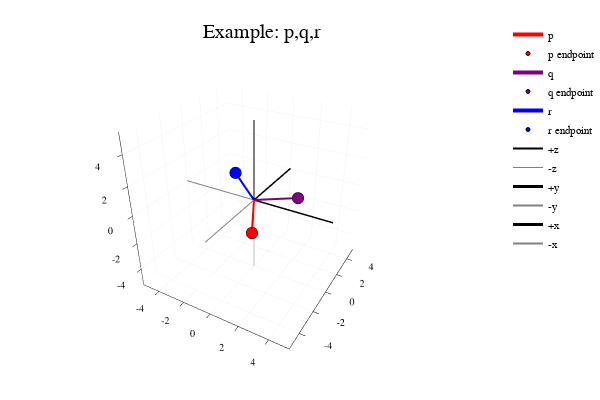

Source (notebook cell):
### Markdown cell above
## Preliminary example: plotting three vectors in $\mathbb{R}^3$

Each vector is plotted in standard position.  For example, the vector $\mathbf{\overline{x}}=\begin{bmatrix}x_1\\x_2\\x_3\end{bmatrix}$ starts at the origin and ends at the point $(x_1,x_2,x_3)$.

### Code cell
# Example 
using Plots
plotly()

xp=[0,p[1]];
yp=[0,p[2]];
zp=[0,p[3]];
plot3d(xp,yp,zp, title="Example: p,q,r", label='p', linecolor="red", linewidth=4, lims=[-5,5])
scatter!([p[1], p[1]],[p[2],p[2]],[p[3], p[3]], markercolor="red", markersize=2, label="p endpoint")
xq=[0,q[1]];
yq=[0,q[2]];
zq=[0,q[3]];
plot3d!(xq,yq,zq, label='q', linewidth=4, linecolor="purple")
scatter!([q[1],q[1]],[q[2],q[2]], [q[3],q[3]], markercolor="purple", markersize=2, label="q endpoint")
xr=[0,r[1]];
yr=[0,r[2]];
zr=[0,r[3]];
plot3d!(xr,yr, zr,label='r', linewidth=4, linecolor="blue")
scatter!([r[1], r[1]],[r[2],r[2]],[r[3],r[3]], markercolor="blue", markersize=2, label="r endpoint")

plot3d!([0,0],[0,0],[0,10],  label="+z", linecolor="black", linewidth=2,lims=[-5,5])
plot3d!([0,0],[0,0],[0,-10],  label="-z", linecolor="gray", linewidth=1,lims=[-5,5])
plot3d!([0,0],[0,10],[0,0],  label="+y", linecolor="black", linewidth=3,lims=[-5,5])
plot3d!([0,0],[0,-10],[0,0],  label="-y", linecolor="gray", linewidth=2,lims=[-5,5])
plot3d!([0,10],[0,0],[0,0],  label="+x", linecolor="black", linewidth=3,lims=[-5,5])
plot3d!([0,-10],[0,0],[0,0],  label="-x", linecolor="gray", linewidth=2,lims=[-5,5])

### Figure 1 — Plotly figure (JSON) as saved in the notebook; plotly's stock layout.template omitted (floating-point values rounded to 4 significant figures)
{"data": [{"colorbar": {"title": ""}, "hoverinfo": "text", "legendgroup": "p", "line": {"color": "rgba(255, 0, 0, 1.000)", "dash": "solid", "shape": "linear", "width": 4}, "mode": "lines", "name": "p", "showlegend": true, "text": [null, null], "type": "scatter3d", "x": [0, 1], "xaxis": "x1", "y": [0, -2], "yaxis": "y1", "z": [0, -1], "zmax": 0.1, "zmin": -0.1}, {"colorbar": {"title": ""}, "hoverinfo": "text", "legendgroup": "p endpoint", "marker": {"color": "rgba(255, 0, 0, 1.000)", "line": {"color": "rgba(0, 0, 0, 1.000)", "width": 1}, "size": 4, "symbol": "circle"}, "mode": "markers", "name": "p endpoint", "showlegend": true, "text": [null, null], "type": "scatter3d", "x": [1, 1], "xaxis": "x1", "y": [-2, -2], "yaxis": "y1", "z": [-1, -1], "zmax": 0.1, "zmin": -0.1}, {"colorbar": {"title": ""}, "hoverinfo": "text", "legendgroup": "q", "line": {"color": "rgba(128, 0, 128, 1.000)", "dash": "solid", "shape": "linear", "width": 4}, "mode": "lines", "name": "q", "showlegend": true, "text": [null, null], "type": "scatter3d", "x": [0, 3], "xaxis": "x1", "y": [0, 0], "yaxis": "y1", "z": [0, 1], "zmax": 0.1, "zmin": -0.1}, {"colorbar": {"title": ""}, "hoverinfo": "text", "legendgroup": "q endpoint", "marker": {"color": "rgba(128, 0, 128, 1.000)", "line": {"color": "rgba(0, 0, 0, 1.000)", "width": 1}, "size": 4, "symbol": "circle"}, "mode": "markers", "name": "q endpoint", "showlegend": true, "text": [null, null], "type": "scatter3d", "x": [3, 3], "xaxis": "x1", "y": [0, 0], "yaxis": "y1", "z": [1, 1], "zmax": 0.1, "zmin": -0.1}, {"colorbar": {"title": ""}, "hoverinfo": "text", "legendgroup": "r", "line": {"color": "rgba(0, 0, 255, 1.000)", "dash": "solid", "shape": "linear", "width": 4}, "mode": "lines", "name": "r", "showlegend": true, "text": [null, null], "type": "scatter3d", "x": [0, -2], "xaxis": "x1", "y": [0, 1], "yaxis": "y1", "z": [0, 1], "zmax": 0.1, "zmin": -0.1}, {"colorbar": {"title": ""}, "hoverinfo": "text", "legendgroup": "r endpoint", "marker": {"color": "rgba(0, 0, 255, 1.000)", "line": {"color": "rgba(0, 0, 0, 1.000)", "width": 1}, "size": 4, "symbol": "circle"}, "mode": "markers", "name": "r endpoint", "showlegend": true, "text": [null, null], "type": "scatter3d", "x": [-2, -2], "xaxis": "x1", "y": [1, 1], "yaxis": "y1", "z": [1, 1], "zmax": 0.1, "zmin": -0.1}, {"colorbar": {"title": ""}, "hoverinfo": "text", "legendgroup": "+z", "line": {"color": "rgba(0, 0, 0, 1.000)", "dash": "solid", "shape": "linear", "width": 2}, "mode": "lines", "name": "+z", "showlegend": true, "text": [null, null], "type": "scatter3d", "x": [0, 0], "xaxis": "x1", "y": [0, 0], "yaxis": "y1", "z": [0, 10], "zmax": 0.1, "zmin": -0.1}, {"colorbar": {"title": ""}, "hoverinfo": "text", "legendgroup": "-z", "line": {"color": "rgba(128, 128, 128, 1.000)", "dash": "solid", "shape": "linear", "width": 1}, "mode": "lines", "name": "-z", "showlegend": true, "text": [null, null], "type": "scatter3d", "x": [0, 0], "xaxis": "x1", "y": [0, 0], "yaxis": "y1", "z": [0, -10], "zmax": 0.1, "zmin": -0.1}, {"colorbar": {"title": ""}, "hoverinfo": "text", "legendgroup": "+y", "line": {"color": "rgba(0, 0, 0, 1.000)", "dash": "solid", "shape": "linear", "width": 3}, "mode": "lines", "name": "+y", "showlegend": true, "text": [null, null], "type": "scatter3d", "x": [0, 0], "xaxis": "x1", "y": [0, 10], "yaxis": "y1", "z": [0, 0], "zmax": 0.1, "zmin": -0.1}, {"colorbar": {"title": ""}, "hoverinfo": "text", "legendgroup": "-y", "line": {"color": "rgba(128, 128, 128, 1.000)", "dash": "solid", "shape": "linear", "width": 2}, "mode": "lines", "name": "-y", "showlegend": true, "text": [null, null], "type": "scatter3d", "x": [0, 0], "xaxis": "x1", "y": [0, -10], "yaxis": "y1", "z": [0, 0], "zmax": 0.1, "zmin": -0.1}, {"colorbar": {"title": ""}, "hoverinfo": "text", "legendgroup": "+x", "line": {"color": "rgba(0, 0, 0, 1.000)", "dash": "solid", "shape": "linear", "width": 3}, "mode": "lines", "name": "+x", "showlegend": true, "text": [null, null], "type": "scatter3d", "x": [0, 10], "xaxis": "x1", "y": [0, 0], "yaxis": "y1", "z": [0, 0], "zmax": 0.1, "zmin": -0.1}, {"colorbar": {"title": ""}, "hoverinfo": "text", "legendgroup": "-x", "line": {"color": "rgba(128, 128, 128, 1.000)", "dash": "solid", "shape": "linear", "width": 2}, "mode": "lines", "name": "-x", "showlegend": true, "text": [null, null], "type": "scatter3d", "x": [0, -10], "xaxis": "x1", "y": [0, 0], "yaxis": "y1", "z": [0, 0], "zmax": 0.1, "zmin": -0.1}], "layout": {"annotations": [{"font": {"color": "rgba(0, 0, 0, 1.000)", "family": "sans-serif", "size": 20}, "rotation": 0, "showarrow": false, "text": "Example: p,q,r", "x": 0.5148, "xanchor": "center", "xref": "paper", "y": 1, "yanchor": "top", "yref": "paper"}], "height": 400, "legend": {"bgcolor": "rgba(255, 255, 255, 1.000)", "bordercolor": "rgba(0, 0, 0, 1.000)", "font": {"color": "rgba(0, 0, 0, 1.000)", "family": "sans-serif", "size": 11}, "tracegroupgap": 0, "x": 1, "y": 1}, "margin": {"b": 20, "l": 0, "r": 0, "t": 20}, "paper_bgcolor": "rgba(255, 255, 255, 1.000)", "plot_bgcolor": "rgba(255, 255, 255, 1.000)", "scene": {"camera": {"eye": {"x": 1.126, "y": -1.95, "z": 1.3}}, "xaxis": {"anchor": "y1", "domain": [0.03619, 0.9934], "gridcolor": "rgba(0, 0, 0, 0.100)", "gridwidth": 0.5, "linecolor": "rgba(0, 0, 0, 1.000)", "mirror": false, "range": [-5.3, 5.3], "showgrid": true, "showline": true, "showticklabels": true, "tickangle": 0, "tickcolor": "rgb(0, 0, 0)", "tickfont": {"color": "rgba(0, 0, 0, 1.000)", "family": "sans-serif", "size": 11}, "tickmode": "array", "ticks": "inside", "ticktext": ["-4", "-2", "0", "2", "4"], "tickvals": [-4, -2, 0, 2, 4], "title": "", "titlefont": {"color": "rgba(0, 0, 0, 1.000)", "family": "sans-serif", "size": 15}, "type": "-", "visible": true, "zeroline": false, "zerolinecolor": "rgba(0, 0, 0, 1.000)"}, "yaxis": {"anchor": "x1", "domain": [0.03762, 0.9415], "gridcolor": "rgba(0, 0, 0, 0.100)", "gridwidth": 0.5, "linecolor": "rgba(0, 0, 0, 1.000)", "mirror": false, "range": [-5.3, 5.3], "showgrid": true, "showline": true, "showticklabels": true, "tickangle": 0, "tickcolor": "rgb(0, 0, 0)", "tickfont": {"color": "rgba(0, 0, 0, 1.000)", "family": "sans-serif", "size": 11}, "tickmode": "array", "ticks": "inside", "ticktext": ["-4", "-2", "0", "2", "4"], "tickvals": [-4, -2, 0, 2, 4], "title": "", "titlefont": {"color": "rgba(0, 0, 0, 1.000)", "family": "sans-serif", "size": 15}, "type": "-", "visible": true, "zeroline": false, "zerolinecolor": "rgba(0, 0, 0, 1.000)"}, "zaxis": {"gridcolor": "rgba(0, 0, 0, 0.100)", "gridwidth": 0.5, "linecolor": "rgba(0, 0, 0, 1.000)", "mirror": false, "range": [-5.3, 5.3], "showgrid": true, "showline": true, "showticklabels": true, "tickangle": 0, "tickcolor": "rgb(0, 0, 0)", "tickfont": {"color": "rgba(0, 0, 0, 1.000)", "family": "sans-serif", "size": 11}, "tickmode": "array", "ticks": "inside", "ticktext": ["-4", "-2", "0", "2", "4"], "tickvals": [-4, -2, 0, 2, 4], "title": "", "titlefont": {"color": "rgba(0, 0, 0, 1.000)", "family": "sans-serif", "size": 15}, "type": "-", "visible": true, "zeroline": false, "zerolinecolor": "rgba(0, 0, 0, 1.000)"}}, "showlegend": true, "width": 600}}
